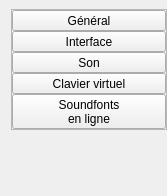
<?xml version="1.0" encoding="UTF-8"?>
<ui version="4.0">
 <class>ConfigToc</class>
 <widget class="QWidget" name="ConfigToc">
  <property name="geometry">
   <rect>
    <x>0</x>
    <y>0</y>
    <width>167</width>
    <height>196</height>
   </rect>
  </property>
  <property name="windowTitle">
   <string>Form</string>
  </property>
  <layout class="QVBoxLayout" name="verticalLayout">
   <property name="topMargin">
    <number>9</number>
   </property>
   <property name="rightMargin">
    <number>0</number>
   </property>
   <property name="bottomMargin">
    <number>0</number>
   </property>
   <item>
    <widget class="QFrame" name="frame">
     <property name="frameShape">
      <enum>QFrame::StyledPanel</enum>
     </property>
     <property name="frameShadow">
      <enum>QFrame::Raised</enum>
     </property>
     <layout class="QVBoxLayout" name="verticalLayout_5">
      <property name="spacing">
       <number>0</number>
      </property>
      <property name="leftMargin">
       <number>0</number>
      </property>
      <property name="topMargin">
       <number>0</number>
      </property>
      <property name="rightMargin">
       <number>0</number>
      </property>
      <property name="bottomMargin">
       <number>0</number>
      </property>
      <item>
       <widget class="ConfigTocButton" name="buttonGeneral">
        <property name="sizePolicy">
         <sizepolicy hsizetype="Preferred" vsizetype="Preferred">
          <horstretch>0</horstretch>
          <verstretch>0</verstretch>
         </sizepolicy>
        </property>
        <property name="text">
         <string>Général</string>
        </property>
       </widget>
      </item>
      <item>
       <widget class="ConfigTocButton" name="buttonInterface">
        <property name="sizePolicy">
         <sizepolicy hsizetype="Preferred" vsizetype="Preferred">
          <horstretch>0</horstretch>
          <verstretch>0</verstretch>
         </sizepolicy>
        </property>
        <property name="text">
         <string>Interface</string>
        </property>
       </widget>
      </item>
      <item>
       <widget class="ConfigTocButton" name="buttonSound">
        <property name="sizePolicy">
         <sizepolicy hsizetype="Preferred" vsizetype="Preferred">
          <horstretch>0</horstretch>
          <verstretch>0</verstretch>
         </sizepolicy>
        </property>
        <property name="text">
         <string>Son</string>
        </property>
       </widget>
      </item>
      <item>
       <widget class="ConfigTocButton" name="buttonKeyboard">
        <property name="sizePolicy">
         <sizepolicy hsizetype="Preferred" vsizetype="Preferred">
          <horstretch>0</horstretch>
          <verstretch>0</verstretch>
         </sizepolicy>
        </property>
        <property name="text">
         <string>Clavier virtuel</string>
        </property>
       </widget>
      </item>
      <item>
       <widget class="ConfigTocButton" name="buttonRepository">
        <property name="sizePolicy">
         <sizepolicy hsizetype="Preferred" vsizetype="Preferred">
          <horstretch>0</horstretch>
          <verstretch>0</verstretch>
         </sizepolicy>
        </property>
        <property name="text">
         <string>Soundfonts
en ligne</string>
        </property>
       </widget>
      </item>
     </layout>
    </widget>
   </item>
   <item>
    <spacer name="verticalSpacer">
     <property name="orientation">
      <enum>Qt::Vertical</enum>
     </property>
     <property name="sizeHint" stdset="0">
      <size>
       <width>20</width>
       <height>40</height>
      </size>
     </property>
    </spacer>
   </item>
  </layout>
 </widget>
 <customwidgets>
  <customwidget>
   <class>ConfigTocButton</class>
   <extends>QToolButton</extends>
   <header>configtocbutton.h</header>
  </customwidget>
 </customwidgets>
 <resources/>
 <connections/>
</ui>
